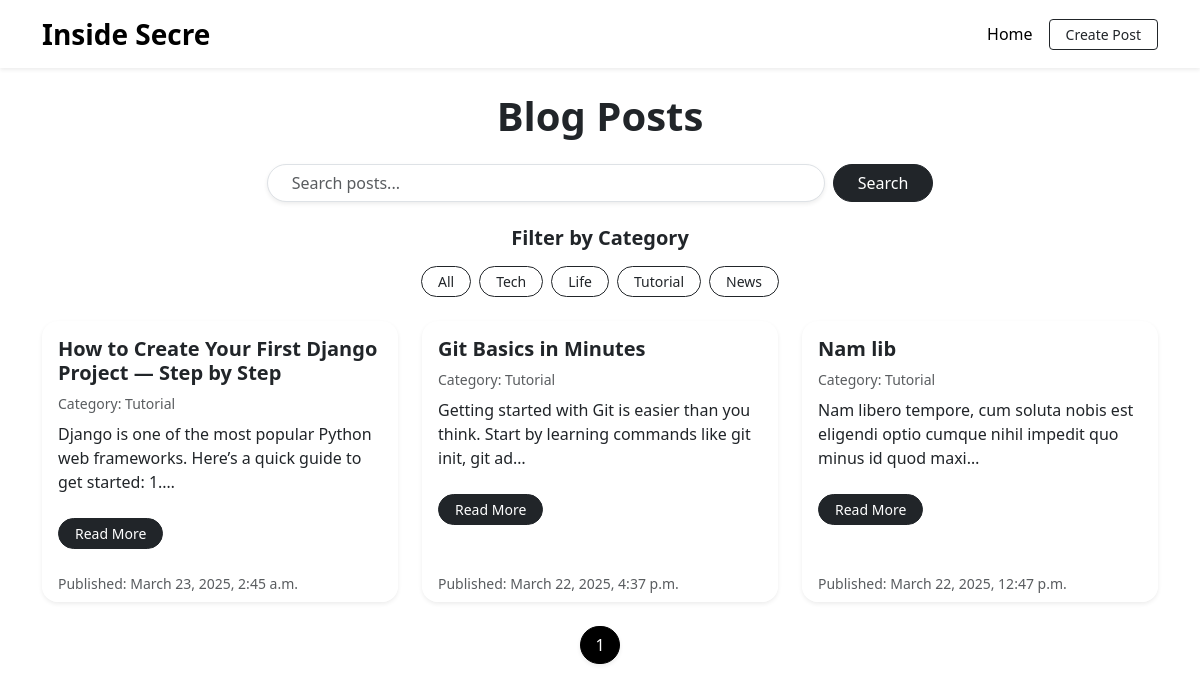
Screenshot of /blog/?category=Tutorial with the database file from the repository.
### blog/models.py (models this page shows, shortened)
class BlogPost(models.Model):
    CATEGORY_CHOICES = [
        ("Tech", "Tech"),
        ("Life", "Life"),
        ("Tutorial", "Tutorial"),
        ("News", "News"),
    ]
    title = models.CharField(max_length=200)
    content = models.TextField()
    created_at = models.DateTimeField(auto_now_add=True)
    category = models.CharField(max_length=50, choices=CATEGORY_CHOICES, default="Tech")

### blog/views.py (the view)
# urls.py: path("", views.blog_home, name="blog_home"),  # home page
def blog_home(request):
    category = request.GET.get("category")
    search_query = request.GET.get("q")  # Get the search query from the URL
    posts = BlogPost.objects.all().order_by("-created_at")
    if category:
        posts = posts.filter(category=category)
    if search_query:
        posts = posts.filter(
            Q(title__icontains=search_query) | Q(content__icontains=search_query)
        )
    paginator = Paginator(posts, 5)
    page_number = request.GET.get("page")
    page_obj = paginator.get_page(page_number)
    categories = BlogPost.CATEGORY_CHOICES
    return render(
        request,
        "blog/home.html",
        {
            "page_obj": page_obj,
            "categories": categories,
            "category": category,
            "search_query": search_query,
        },
    )

### blog/templates/blog/home.html (shortened to what this page needs)
{% extends 'blog/base.html' %}
{% block content %}
<h1 class="mb-4 text-center fw-bold" style="font-size: 2.5rem;">Blog Posts</h1>
<div class="mb-4 text-center">
  <form method="get" class="d-flex justify-content-center gap-2">
      <input type="text" name="q" class="form-control w-50 rounded-pill shadow-sm px-4" placeholder="Search posts..." value="{{ search_query|default:'' }}">
      <button type="submit" class="btn btn-dark px-4 rounded-pill">Search</button>
  </form>
</div>
<div class="mb-4 text-center">
    <h5 class="mb-3 fw-semibold">Filter by Category</h5>
    <div class="d-flex justify-content-center flex-wrap gap-2">
        <a href="{% url 'blog_home' %}" class="btn btn-outline-dark btn-sm rounded-pill px-3">All</a>
        {% for code, name in categories %}
            <a href="?category={{ code }}" class="btn btn-outline-dark btn-sm rounded-pill px-3">
                {{ name }}
            </a>
        {% endfor %}
    </div>
</div>
<div class="row">
    {% for post in page_obj %}
        <div class="col-md-4 mb-4">
            <div class="card shadow-sm h-100 border-0 rounded-4 transition-card">
                <div class="card-body">
                    <h5 class="card-title fw-bold">{{ post.title }}</h5>
                    <p class="card-text small text-muted mb-2">Category: {{ post.category }}</p>
                    <p class="card-text">{{ post.content|truncatechars:100 }}</p>
                    <a href="{% url 'blog_detail' post.id %}" class="btn btn-dark btn-sm rounded-pill mt-2 px-3">Read More</a>
                </div>
                <div class="card-footer bg-white border-0 text-muted small rounded-bottom-4">
                    Published: {{ post.created_at }}
                </div>
            </div>
        </div>
    {% empty %}
        <p class="text-center text-muted">No blog posts yet.</p>
    {% endfor %}
</div>
<nav aria-label="Page navigation">
  <ul class="pagination justify-content-center">
    {% for num in page_obj.paginator.page_range %}
      <li class="page-item {% if page_obj.number == num %}active{% endif %}">
        <a class="page-link rounded-pill shadow-sm {% if page_obj.number == num %}bg-dark text-white border-dark{% endif %}"
           href="?page={{ num }}{% if category %}&category={{ category }}{% endif %}">
            {{ num }}
        </a>
      </li>
    {% endfor %}
  </ul>
</nav>
{% endblock %}

### blog/templates/blog/base.html (style rules this page uses)
body { opacity: 0; transition: opacity 0.4s ease-in; }
body.loaded { opacity: 1; }

### blog/templates/blog/home.html (style rules this page uses)
.transition-card { transition: transform 0.2s ease, box-shadow 0.2s ease; }
.pagination .page-link { border: 1px solid #ddd; color: #000; border-radius: 50px !important; padding: 6px 14px; margin: 0 4px; transition: all 0.2s ease; }
.pagination .active .page-link { background-color: #000 !important; color: #fff !important; border-color: #000 !important; }

### rows the page displays
BlogPost: title "How to Create Your First Django Project — Step by Step", category "Tutorial", content "Django is one of the most popular Python web frameworks. Here’s a quick guide to get started: 1.…", created_at "March 23, 2025, 2:45 a.m."
BlogPost: title "Git Basics in Minutes", category "Tutorial", content "Getting started with Git is easier than you think. Start by learning commands like git init, git ad…", created_at "March 22, 2025, 4:37 p.m."
BlogPost: title "Nam lib", category "Tutorial", content "Nam libero tempore, cum soluta nobis est eligendi optio cumque nihil impedit quo minus id quod maxi…", created_at "March 22, 2025, 12:47 p.m."

### other values shown
{{ name }} "Tech" "Life" "Tutorial" "News"
{{ num }} "1"
